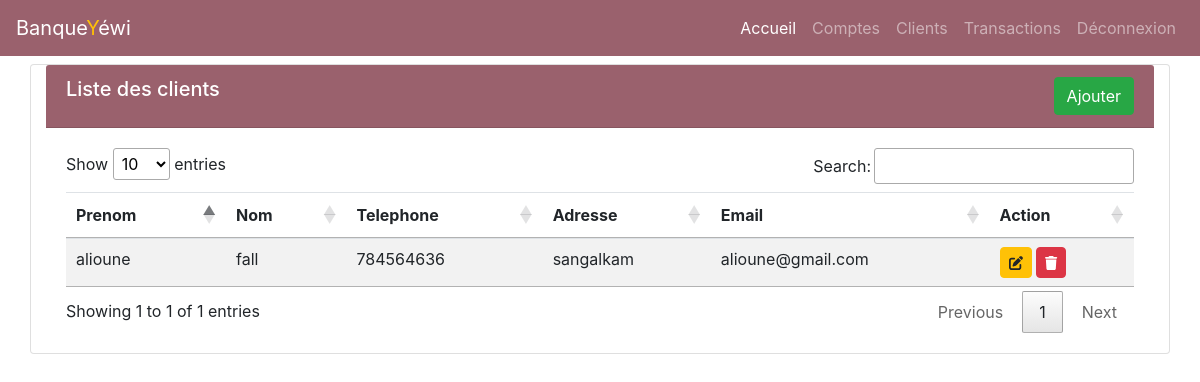
/?page=client (signed in), run on an earlier commit of the app's database.
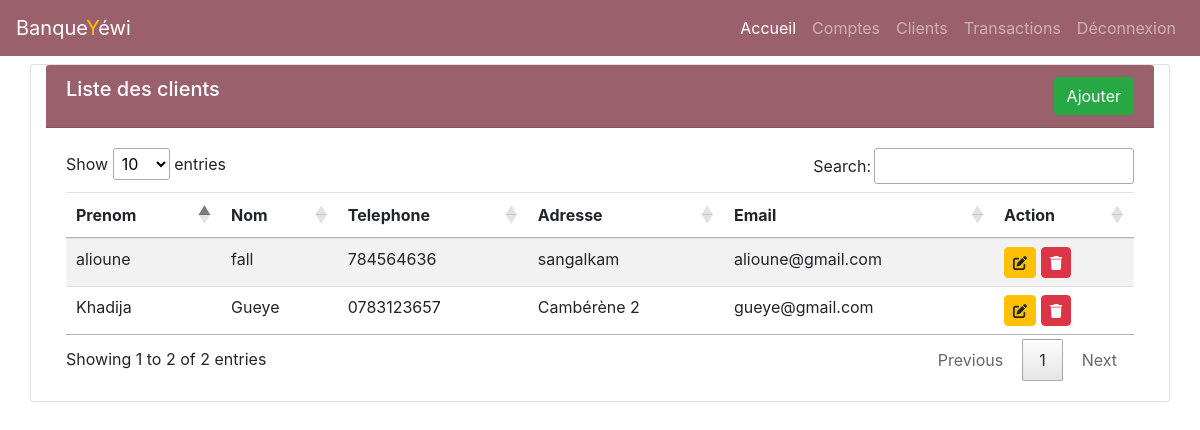
And on a later commit of the database.
### tables this page shows
CREATE TABLE `personne` (
  `id` int(11) NOT NULL,
  `prenom` varchar(50) NOT NULL,
  `nom` varchar(20) NOT NULL,
  `tel` varchar(15) NOT NULL,
  `email` varchar(255) NOT NULL,
  `password` varchar(200) NOT NULL,
  `adresse` varchar(50) NOT NULL
);

### includes/database.php (called while the page is built, shortened)
<?php
try {
    $db = new PDO("mysql:host=localhost;dbname=bank", "root", "");
} catch (PDOException $e) {
   die("Erreur : ".$e->getMessage());
}
function clients()
{
    global $db;
    try {
        $req = $db->prepare("SELECT * FROM personne
                            WHERE email !=:email");
        $req->execute([
            'email' => "admin@gmail.com"
        ]);
        return $req->fetchAll(PDO::FETCH_OBJ);
    } catch (PDOException $e) {
        die("Erreur : ".$e->getMessage());
    }
}
function estAdmin($email){
    return $email === "admin@gmail.com";
}

### views/client.php (the view)
<?php if (isset($_GET['type'])):  ?>
<div class="container mt-3 col-md-5 card">
    <div class="card-header text-white" style="background-color: #9A616D;">
        <div class="row">
            <h5 class="col-md-8">Ajout client</h5>
            <div class="col-md-4 text-right">
                <a class="btn btn-info" href="?page=client">retour</a>
            </div>
        </div>
    </div>
    <div class="card-body">
        <form action="" method="post">
            <div class="form-group">
                <label for="">Prénom</label>
                <input type="text"  name="prenom" class="form-control" placeholder="Prénom" required>
            </div>
            <div class="form-group">
                <label for="">Nom</label>
                <input type="text"  name="nom" class="form-control" placeholder="nom" required>
            </div>
            <div class="row">
                <div class="form-group col">
                    <label for="">Telephone</label>
                    <input type="text"  name="tel" class="form-control" placeholder="Telephone" required>
                </div>
                <div class="form-group col">
                    <label for="">Adresse</label>
                    <input type="text"  name="adresse" class="form-control" placeholder="Adresse" required>
                </div>
            </div>
            <div class="row">
                <div class="form-group col">
                    <label for="">Email</label>
                    <input type="email"  name="email" class="form-control" placeholder="Email" required>
                </div>
                <div class="form-group col">
                    <label for="">Mot de passe</label>
                    <input type="password"  name="password" class="form-control" placeholder="Mot de passe" required>
                </div>
            </div>
            <button type="submit" name="ajoutClient" class="btn btn-outline-success">Ajouter</button>
            <button type="reset" class="btn btn-outline-warning">Annuler</button>
        </form>
    </div>
</div>
<?php  else: ?>
<div class="container mt-2 card">
    <div class="card-header text-white" style="background-color: #9A616D;">
        <div class="row">
            <h5 class="col-md-8">Liste des clients</h5>
            <div class="col-md-4 text-right">
                <a class="btn btn-success" href="?page=client&type=ajout">Ajouter</a>
            </div>
        </div>
    </div>
    <div class="card-body">
        <table class="table table-striped" id="myTable">
            <thead>
                <tr>
                    <th>Prenom</th>
                    <th>Nom</th>
                    <th>Telephone</th>
                    <th>Adresse</th>
                    <th>Email</th>
                    <th>Action</th>
                </tr>
            </thead>
            <tbody>
                <?php foreach($clients as $c): ?>
                <tr>
                    <td><?= $c->prenom ?></td>
                    <td><?= $c->nom ?></td>
                    <td><?= $c->tel ?></td>
                    <td><?= $c->adresse ?></td>
                    <td><?= $c->email ?></td>
                    <td>
                        <a href="" class="btn btn-warning btn-sm rounded"><i class="fa fa-edit"></i></a>
                        <a href="" class="btn btn-danger btn-sm rounded"><i class="fa fa-trash"></i></a>
                    </td>
                </tr>
                <?php endforeach; ?>
            </tbody>
        </table>
    </div>
</div>
<?php  endif; ?>

### includes/header.php (shortened to what this page needs)
<!DOCTYPE html>
<html lang="en">
<head>
    <link rel="stylesheet" href="assets/bootstrap.min.css">
    <link rel="stylesheet" href="assets/datatables.min.css">
    <link rel="stylesheet" href="https://cdnjs.cloudflare.com/ajax/libs/font-awesome/6.2.1/css/all.min.css" />
</head>
<body>

### index.php (shortened to what this page needs)
<?php
require_once("includes/header.php");
require_once("includes/database.php");
if (isset($_SESSION['user']) && $_SESSION['user'] != null) {
    $user = $_SESSION['user'];
    require_once("includes/navbar.php");
    if (isset($_GET['page'])) {
        switch ($_GET['page']) {
            case 'client':
                    $clients = clients();
                    require_once("views/client.php");
                    break;
        }
    }
}else{
    require_once("views/login.php");
}
require_once("includes/footer.php");

### includes/navbar.php (shortened to what this page needs)
<nav class="navbar navbar-expand-lg navbar-dark" style="background-color: #9A616D;">
  <a class="navbar-brand" href="#">Banque<span class="text-warning">Y</span>éwi</a>
  <div class="collapse navbar-collapse" id="navbarSupportedContent">
    <ul class="navbar-nav ml-auto">
      <li class="nav-item active">
        <a class="nav-link" href="?page=home">Accueil <span class="sr-only">(current)</span></a>
      </li>
      <?php if(estAdmin($user->email)):  ?>
      <li class="nav-item">
        <a class="nav-link" href="?page=compte">Comptes</a>
      </li>
      <li class="nav-item">
        <a class="nav-link" href="?page=client">Clients</a>
      </li>
      <li class="nav-item">
        <a class="nav-link" href="?page=historique">Transactions</a>
      </li>
      <?php endif;  ?>
      <li class="nav-item">
        <a class="nav-link" href="views/logout.php">Déconnexion</a>
      </li>
    </ul>
  </div>
</nav>

### includes/footer.php (shortened to what this page needs)
</body>
</html>

What changed in the data, as far as the page shows it:
added personne: prenom "Khadija", nom "Gueye", tel "0783123657", adresse "Cambérène 2", email "gueye@gmail.com"
Also different on the page:
text written by a page script: "Show entries Search: Showing 1 to 1 of 1 entries Previous 1 Next" → "Show entries Search: Showing 1 to 2 of 2 entries Previous 1 Next"
